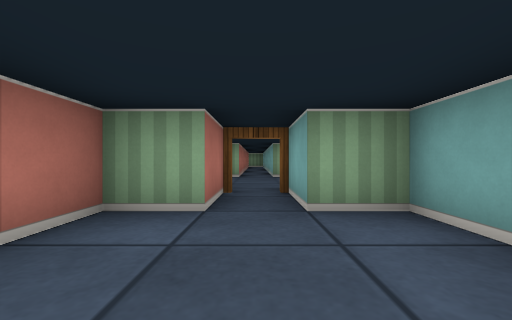
[1] (above)

16 first-person views from a walk through a cub3D level. The camera is about half as high as the walls, looks level and sees 90° across. The floor is counted in squares. Each view is taken from the middle of a square. On the plan, view 1 faces up. The plan holds only what a view shows up to about 9 squares ahead; the rest is blank.

[2]
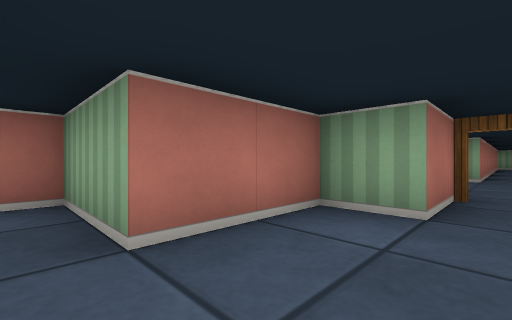

[3]
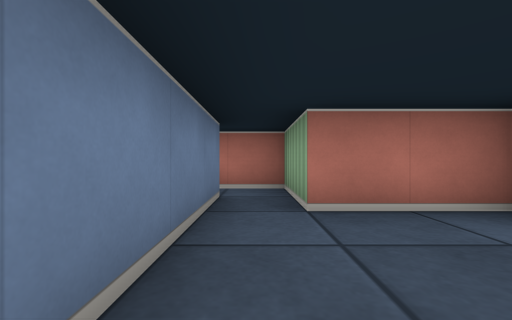

[4]
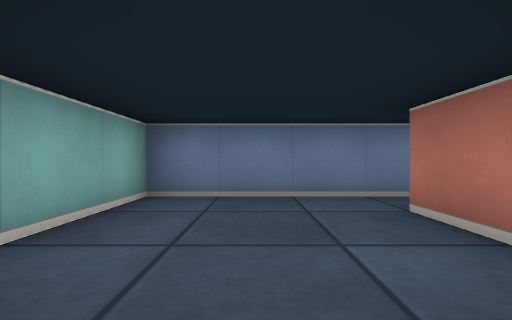

[5]
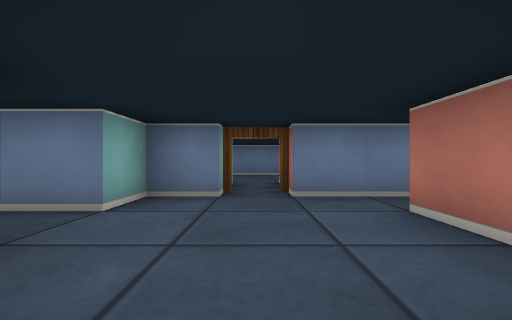

[6]
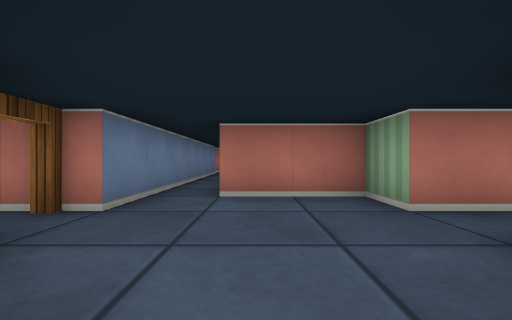

[7]
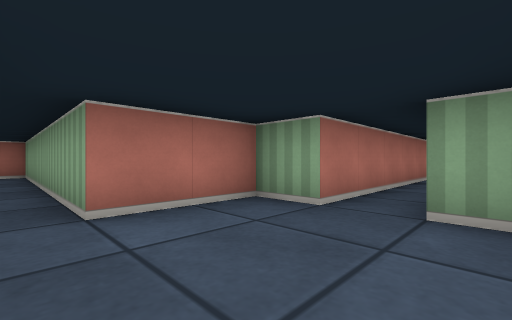

[8]
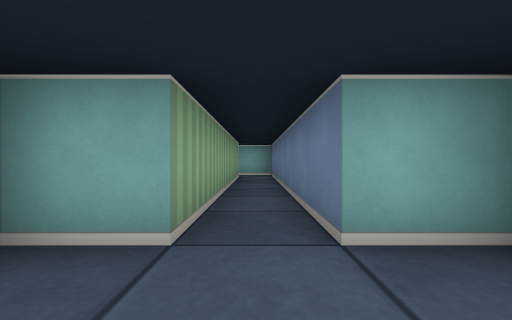

[9]
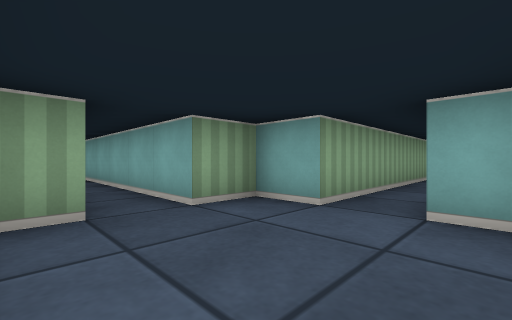

[10]
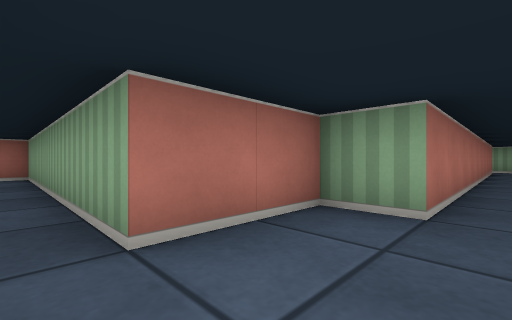

[11]
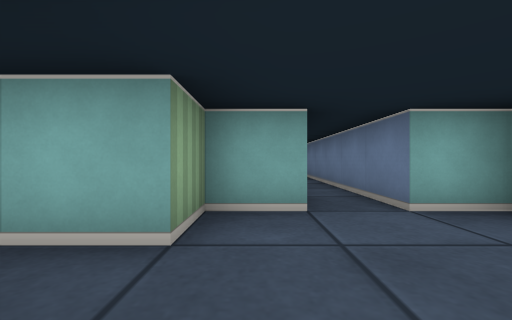

[12]
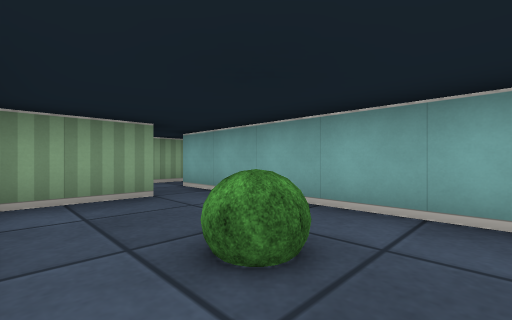

[13]
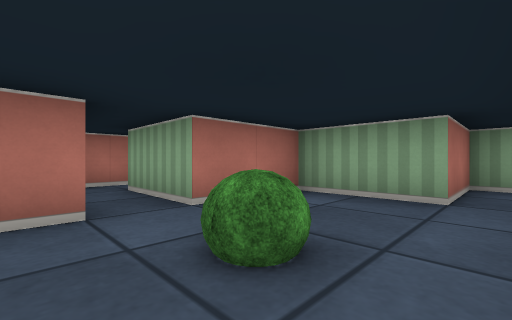

[14]
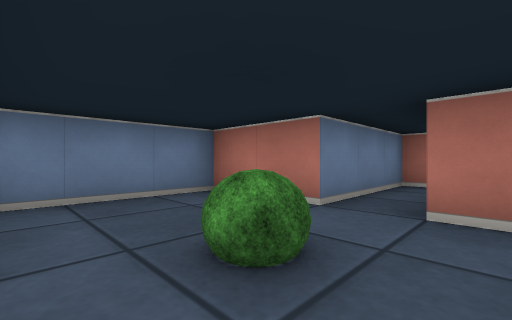

[15]
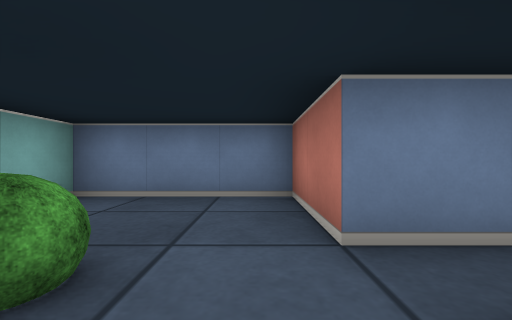

[16]
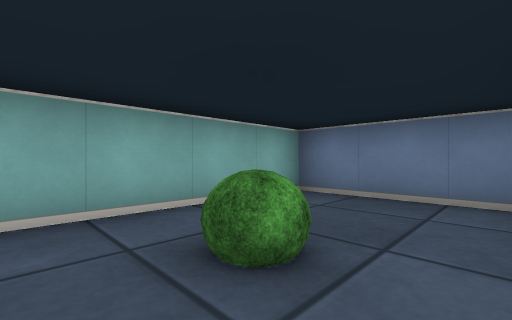

### Floor plan
Ten units are one square. View 1 is at (0, 0); x grows to the right and y downward. Boxes are objects, and circles mark ways between rooms. Rooms are numbered by the first view taken in them; rooms with no view inside come last. Other rooms are left out.
<svg viewBox="-80 -174 170 244">
<path fill="none" stroke="#000" d="M-25 5 15 5 15 -25 5 -25 5 -45M-5 -45 -5 -25 -15 -25 -15 -5 -25 -5M-5 -169 -5 -75M5 -75 5 -125M72 -65 15 -65M15 -55 85 -55 85 -66M5 -45 15 -45 15 -55M-5 -75 -15 -75 -15 -55 -75 -55M15 -65 15 -75 5 -75M-70 -45 -5 -45M-35 15 -55 15 -55 35 -75 35M-75 45 -55 45 -55 65 -25 65 -25 15M-25 -5 -35 -5 -35 15M-25 15 -25 5"/>
<rect x="-45" y="35" width="10" height="10" fill="#bbb"><title>bush</title></rect>
<circle cx="0" cy="-40" r="3" fill="#2a7"/>
<circle cx="-20" cy="0" r="3" fill="#2a7"/>
<circle cx="0" cy="-70" r="3" fill="#2a7"/>
<circle cx="20" cy="-60" r="3" fill="#2a7"/>
<circle cx="-30" cy="10" r="3" fill="#2a7"/>
<text x="0" y="-10">1</text>
<text x="0" y="-140">2</text>
<text x="50" y="-60">3</text>
<text x="-20" y="-50">4</text>
<text x="-40" y="40">5</text>
<text x="-30" y="0">6</text>
</svg>
Room 1 opens to room 4. Room 1 opens to room 6. Room 2 opens to room 4. Room 3 opens to room 4. Room 5 opens to room 6.

Where each view was taken, in squares from view 1:
view 1: 0 up, 0 right, facing up
view 2: 0 up, 0 right, facing up-left
view 3: 0 up, 1 right, facing left
view 4: 3 up, 0 right, facing down
view 5: 8 up, 0 right, facing down
view 6: 6 up, 2 right, facing left
view 7: 5 up, 1 right, facing up-left
view 8: 6 up, 0 right, facing right
view 9: 5 up, 1 left, facing up-right
view 10: 5 up, 0 right, facing up-left
view 11: 7 up, 1 left, facing right
view 12: 5 down, 5 left, facing up-right
view 13: 5 down, 3 left, facing up-left
view 14: 3 down, 3 left, facing down-left
view 15: 3 down, 5 left, facing down
view 16: 3 down, 5 left, facing down-right
